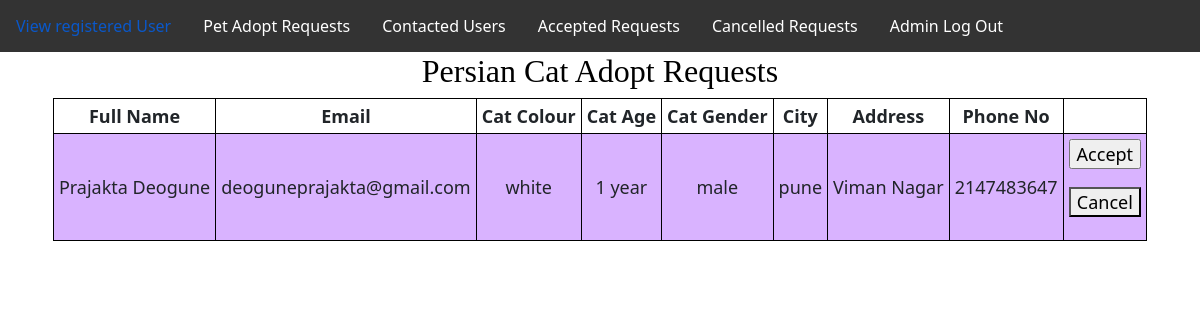
Page /managepersiancat.php on the earlier database version.
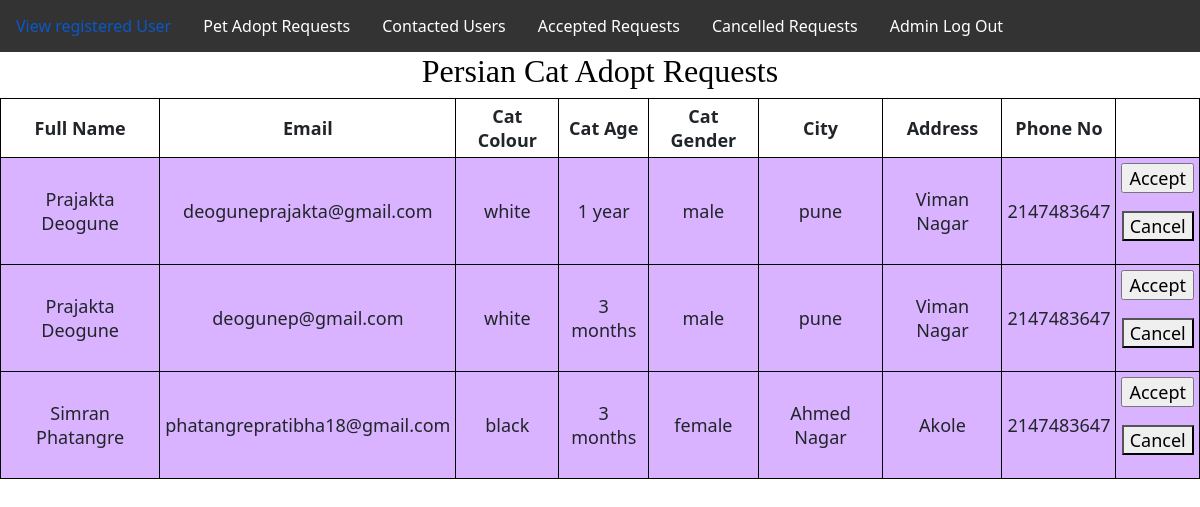
Same page on the later database version.
### tables this page shows
CREATE TABLE `persiancat` (
  `Name` varchar(50) NOT NULL,
  `Email` varchar(50) NOT NULL,
  `Colour` varchar(10) NOT NULL,
  `Age` varchar(10) NOT NULL,
  `Gender` varchar(10) NOT NULL,
  `City` varchar(30) NOT NULL,
  `Address` varchar(50) NOT NULL,
  `Phone` int(10) NOT NULL
);

### managepersiancat.php (the view, shortened to what this page needs)
<?php
include "db_connect.php";
include "adminnavbar.php";
$sql = "SELECT * FROM persiancat";
$result = $conn->query($sql);
?>
<!DOCTYPE html>
<html lang="en">
<head>
</head>
<body>
	<section>
		<h1>Persian Cat Adopt Requests</h1>
		<table>
			<tr>
				<th>Full Name</th>
				<th>Email</th>
				<th>Cat Colour</th>
				<th>Cat Age</th>
				<th>Cat Gender</th>
				<th>City</th>
				<th>Address</th>
				<th>Phone No</th>
			</tr>
			<?php
				while($rows=$result->fetch_assoc())
				{
			?>
			<tr>
				<td><?php echo $rows['Name'];?></td>
				<td><?php echo $rows['Email'];?></td>
				<td><?php echo $rows['Colour'];?></td>
				<td><?php echo $rows['Age'];?></td>
				<td><?php echo $rows['Gender'];?></td>
				<td><?php echo $rows['City'];?></td>
				<td><?php echo $rows['Address'];?></td>
				<td><?php echo $rows['Phone'];?></td>
				<td>
					<form method="post" action="acceptcat1requestmail.php">
						<input type="submit" name="accept" value="Accept">
					</form>
					<form method="post" action="cancelcat1requestmail.php">
						<button type="submit" name="cancel">Cancel</button>
					</form>
				</td>
			</tr>
			<?php
				}
			?>
		</table>
	</section>
</body>
</html>

Differences in the rows shown:
added persiancat: Name "Prajakta Deogune", Email "deogunep@gmail.com", Colour "white", Age "3 months", Gender "male", City "pune", Address "Viman Nagar", Phone "2147483647"
added persiancat: Name "Simran Phatangre", Email "phatangrepratibha18@gmail.com", Colour "black", Age "3 months", Gender "female", City "Ahmed Nagar", Address "Akole", Phone "2147483647"
